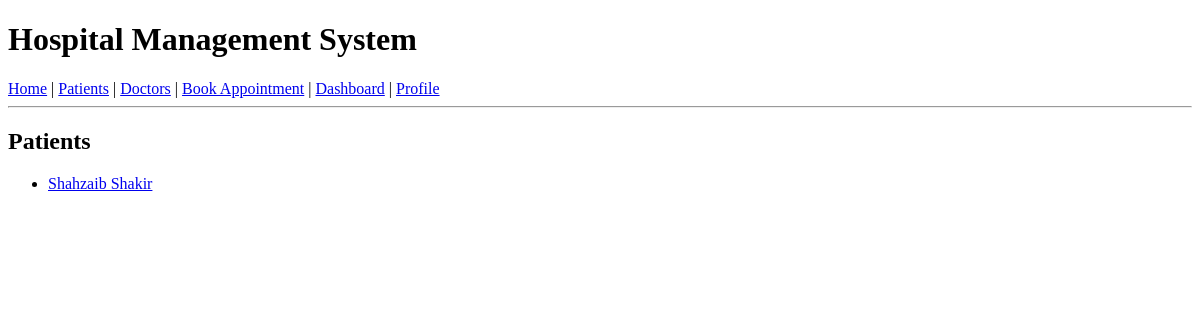
Before: /patients/ (signed in) with the older database file.
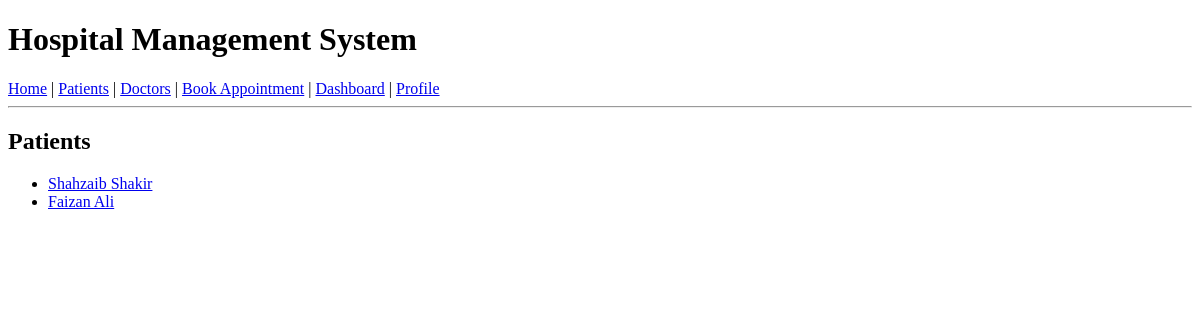
After: the same page with the newer database file.
### patients/models.py (models this page shows, shortened)
class PatientProfile(models.Model):
    user=models.OneToOneField(User,on_delete=models.CASCADE,related_name='patient_profile')
    blood_group=models.CharField(max_length=10,null=True,blank=True)
    Address=models.TextField(null=True,blank=True)
    date_of_birth = models.DateField(null=True, blank=True)
    phone = models.CharField(max_length=15, null=True, blank=True)
    emergency_contact = models.CharField(max_length=15, null=True, blank=True)

### accounts/models.py (models this page shows, shortened)
class User(AbstractUser):
    role_choices = [
        ('patient', 'Patient'),
        ('doctor', 'Doctor'),
        ('receptionist', 'Receptionist'),
        ('admin', 'Admin'),
    ]
    name = models.CharField(max_length=255)
    role = models.CharField(choices=role_choices, max_length=20, default='patient')

### patients/views.py (the view)
# urls.py: path('patients/',PatientListView.as_view(),name='patients'),
class PatientListView(ListView):
    model=PatientProfile
    template_name='patients_list.html'
    context_object_name='patients'
    def dispatch(self, request, *args, **kwargs):
        if not request.user.is_authenticated or getattr(request.user, 'role', None) not in ['doctor', 'receptionist', 'admin']:
            return redirect('dashboard')
        return super().dispatch(request, *args, **kwargs)
    def get_queryset(self):
        return PatientProfile.objects.select_related('user').all()

### templates/patients_list.html (shortened to what this page needs)
{% extends 'base.html' %}
{% block content %}
<h2>Patients</h2>
<ul>
  {% for patient in patients %}
    <li><a href="{% url 'patient_detail' patient.pk %}">{{ patient.user.name }}</a></li>
  {% empty %}
    <li>No patients found.</li>
  {% endfor %}
</ul>
{% endblock %}<!DOCTYPE html>

Changed rows visible on the page:
added PatientProfile: user.name "Faizan Ali"
